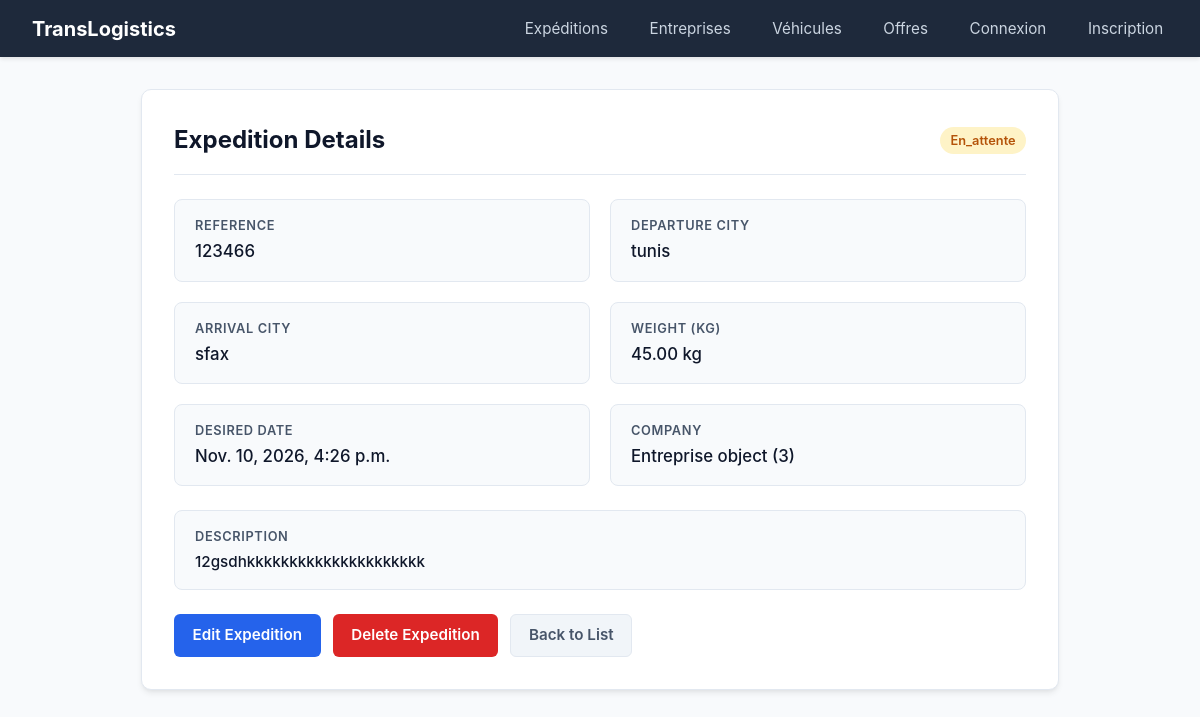
The app's page /expedition/detail/3/ with its own data.
### ExpeditionApp/models.py (models this page shows, shortened)
class Expedition(models.Model):
    reference = models.CharField(max_length=50, unique=True)
    ville_depart = models.CharField(max_length=80)
    ville_arrive = models.CharField(max_length=80)
    poids_kg = models.DecimalField(
        max_digits=10,
        decimal_places=2,
        validators=[MinValueValidator(0, "le poids doit etre possitive")],
    )
    date_souhaitee = models.DateTimeField()
    description = models.TextField()
    statut = models.CharField(
        max_length=100,
        choices=[
            ('en_attente', 'En attente'),
            ('publiee', 'Publiée'),
            ('attribuee', 'Attribuée'),
            ('terminee', 'Terminée'),
            ('annulee', 'Annulée'),
        ],
        default='en_attente',
    )
    created_at = models.DateTimeField(auto_now_add=True)
    updated_at = models.DateTimeField(auto_now=True)
    entreprise = models.ForeignKey(Entreprise, on_delete=models.CASCADE, related_name='expeditions')

### EntrepriseApp/models.py (models this page shows)
class Entreprise(models.Model):
    raison_social = models.CharField(max_length=200, blank=False ,null=False)
    matricule_fiscal =models.CharField(max_length=17 ,unique=True, validators=[matricule_fiscal_validator])
    adresse = models.TextField(validators=[MinLengthValidator(20,"l'adresse ne peut pas avoir moins de 20 char"),MaxLengthValidator(400,"l'adresse ne peut pas depasser les 400 char")])
    type_entreprise=models.CharField(max_length=100,choices=[('c','chargeur'),
    ('t','transporteur')])
    created_at = models.DateTimeField(auto_now_add=True)
    updated_at =models.DateTimeField(auto_now=True)
    gerant= models.OneToOneField(Utilisateur ,on_delete=models.CASCADE,related_name='entreprise')

### ExpeditionApp/views.py (the view)
# urls.py: path('detail/<int:id>/', detailExpedition, name='detail_expedition'),
def detailExpedition(request, id):
    expedition = get_object_or_404(Expedition, id=id)
    return render(request, 'expedition/details.html', {"expedition": expedition})

### templates/expedition/details.html (shortened to what this page needs)
{% extends 'expedition/base.html' %}
{% block content %}
<div class="card">
    <div class="card-header">
        <h1 class="card-title">Expedition Details</h1>
        <span class="badge badge-{{ expedition.statut }}">{{ expedition.statut }}</span>
    </div>
    <div class="details-grid">
        <div class="detail-item">
            <div class="detail-label">Reference</div>
            <div class="detail-value">{{ expedition.reference }}</div>
        </div>
        <div class="detail-item">
            <div class="detail-label">Departure City</div>
            <div class="detail-value">{{ expedition.ville_depart }}</div>
        </div>
        <div class="detail-item">
            <div class="detail-label">Arrival City</div>
            <div class="detail-value">{{ expedition.ville_arrive }}</div>
        </div>
        <div class="detail-item">
            <div class="detail-label">Weight (kg)</div>
            <div class="detail-value">{{ expedition.poids_kg }} kg</div>
        </div>
        <div class="detail-item">
            <div class="detail-label">Desired Date</div>
            <div class="detail-value">{{ expedition.date_souhaitee }}</div>
        </div>
        <div class="detail-item">
            <div class="detail-label">Company</div>
            <div class="detail-value">{{ expedition.entreprise }}</div>
        </div>
    </div>
    <div class="detail-item" style="margin-bottom: 1.5rem;">
        <div class="detail-label">Description</div>
        <div class="detail-value" style="font-size: 0.95rem; white-space: pre-line;">{{ expedition.description }}</div>
    </div>
    <div class="form-actions">
        <a class="btn btn-primary" href="{% url 'Expedition:update_expedition' pk=expedition.id %}">Edit Expedition</a>
        <a class="btn btn-danger" href="{% url 'Expedition:delete_expedition' pk=expedition.id %}">Delete Expedition</a>
        <a class="btn btn-secondary" href="{% url 'Expedition:list_expeditions' %}">Back to List</a>
    </div>
</div>
{% endblock %}

### ExpeditionApp/static/expedition/css/style.css (style rules this page uses)
:root { --primary: #2563eb; --primary-hover: #1d4ed8; --secondary: #64748b; --success: #16a34a; --warning: #d97706; --danger: #dc2626; --danger-hover: #b91c1c; --background: #f8fafc; --surface: #ffffff; --border: #e2e8f0; --text-primary: #0f172a; --text-secondary: #475569; --radius: 10px; --shadow: 0 4px 6px -1px rgb(0 0 0 / 0.08), 0 2px 4px -2px rgb(0 0 0 / 0.05); }
* { box-sizing: border-box; margin: 0; padding: 0; }
body { font-family: -apple-system, BlinkMacSystemFont, "Segoe UI", Roboto, Helvetica, Arial, sans-serif; background-color: var(--background); color: var(--text-primary); line-height: 1.5; padding-bottom: 3rem; }
.card { background: var(--surface); border: 1px solid var(--border); border-radius: var(--radius); padding: 2rem; box-shadow: var(--shadow); margin-bottom: 1.5rem; }
.card-header { display: flex; justify-content: space-between; align-items: center; border-bottom: 1px solid var(--border); padding-bottom: 1rem; margin-bottom: 1.5rem; }
.card-title { font-size: 1.5rem; font-weight: 700; color: var(--text-primary); }
.btn { display: inline-flex; align-items: center; justify-content: center; gap: 0.4rem; padding: 0.55rem 1.1rem; font-size: 0.95rem; font-weight: 600; border-radius: 6px; text-decoration: none; cursor: pointer; border: 1px solid transparent; transition: all 0.15s ease-in-out; }
.btn-primary { background-color: var(--primary); color: #ffffff; }
.btn-danger { background-color: var(--danger); color: #ffffff; }
.btn-secondary { background-color: #f1f5f9; color: var(--text-secondary); border: 1px solid var(--border); }
.badge { display: inline-block; padding: 0.25rem 0.65rem; font-size: 0.8rem; font-weight: 600; border-radius: 9999px; text-transform: capitalize; }
.badge-en_attente { background-color: #fef3c7; color: #b45309; }
.form-actions { display: flex; gap: 0.75rem; margin-top: 1.5rem; }
.details-grid { display: grid; grid-template-columns: repeat(auto-fit, minmax(280px, 1fr)); gap: 1.25rem; margin: 1.5rem 0; }
.detail-item { background: #f8fafc; border: 1px solid var(--border); border-radius: 8px; padding: 1rem 1.25rem; }
.detail-label { font-size: 0.8rem; font-weight: 600; color: var(--text-secondary); text-transform: uppercase; letter-spacing: 0.05em; margin-bottom: 0.25rem; }
.detail-value { font-size: 1.05rem; font-weight: 500; color: var(--text-primary); }

### records on screen
Expedition: statut "En_attente", reference "123466", ville_depart "tunis", ville_arrive "sfax", poids_kg "45.00", date_souhaitee "Nov. 10, 2026, 4:26 p.m.", entreprise "Entreprise object (3)", description "12gsdhkkkkkkkkkkkkkkkkkkkkk"
